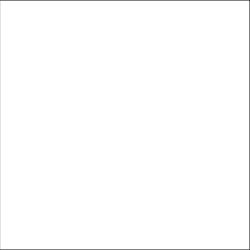
Frame 1 (no input)
Frame 60 (no input): identical to frame 1, image omitted
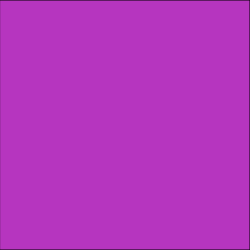
Frame 120 (the mouse pressed at the canvas centre since frame 60)

The p5.js sketch that drew these frames (run headless with seeded random() and noise() and a simulated clock; from frame 60 on, the mouse is pressed at the canvas centre):

// p5.js sketch
// ── sketch.js
function setup(){
    createCanvas(250,250)
}
var c=[]
function draw(){
    fill(c[0],c[1],c[2]);
    rect(0,0,250,250)
}
function r(){
    return random()*255
}
function mousePressed(){
    c[0]=r();
    c[1]=r();
    c[2]=r()
}
